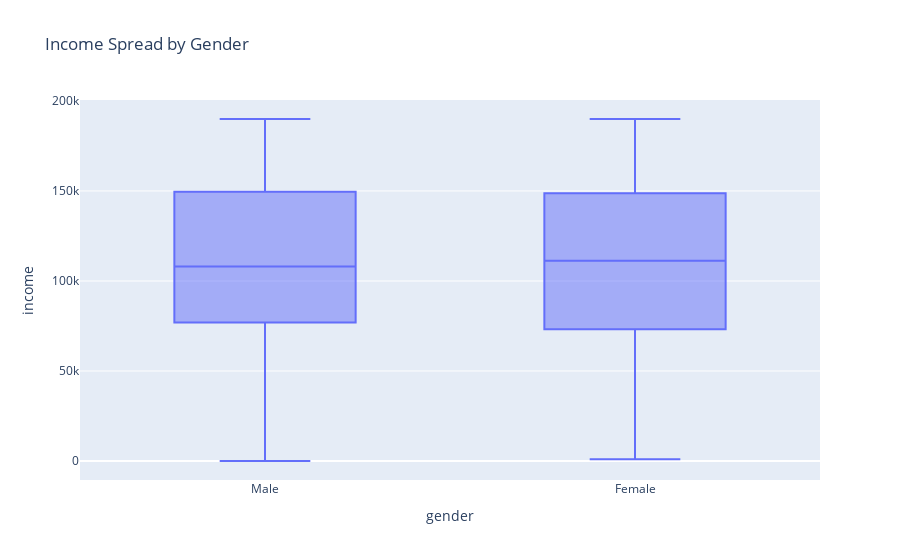

Source (notebook cell):
### Code cell
fig = px.box(customers, x='gender', y='income', title='Income Spread by Gender')

fig.show()

### Figure 1 — Plotly figure (JSON) as saved in the notebook; plotly's stock layout.template omitted (floating-point values rounded to 4 significant figures; data arrays with more than 128 entries replaced by an {"elided": "..."} marker saying what was removed)
{"data": [{"alignmentgroup": "True", "hovertemplate": "gender=%{x}<br>income=%{y}<extra></extra>", "legendgroup": "", "marker": {"color": "#636efa"}, "name": "", "notched": false, "offsetgroup": "", "orientation": "v", "showlegend": false, "type": "box", "x": {"elided": "2000 str values"}, "x0": " ", "xaxis": "x", "y": {"elided": "2000 int values"}, "y0": " ", "yaxis": "y"}], "layout": {"boxmode": "group", "legend": {"tracegroupgap": 0}, "title": {"text": "Income Spread by Gender"}, "xaxis": {"anchor": "y", "domain": [0, 1], "title": {"text": "gender"}}, "yaxis": {"anchor": "x", "domain": [0, 1], "title": {"text": "income"}}}}
